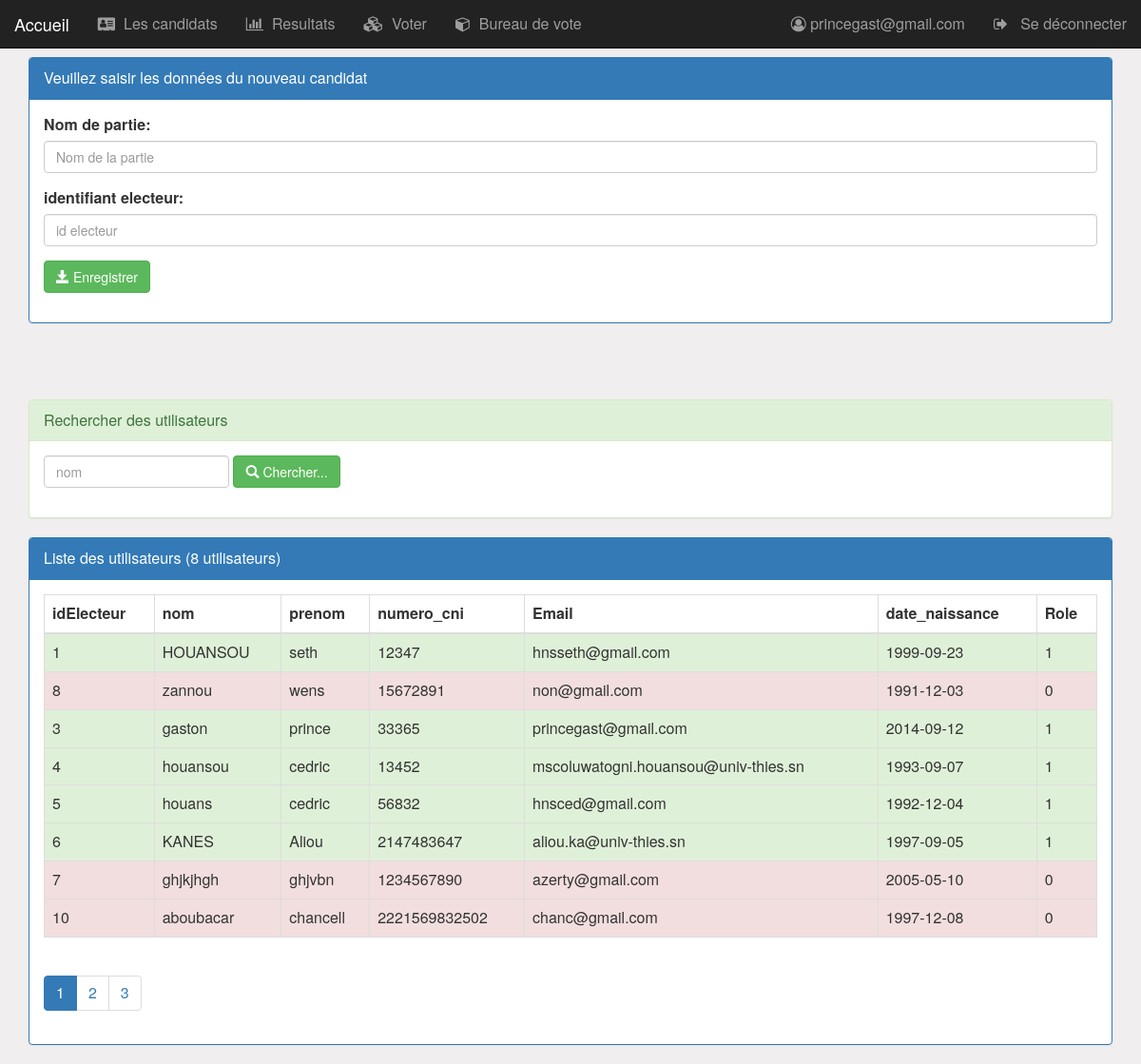
The page /pages/nouveauCandidat.php (signed in) on the database its author committed.
### tables this page shows
CREATE TABLE IF NOT EXISTS `user` (
  `idUser` int(11) NOT NULL AUTO_INCREMENT,
  `nom` varchar(20) NOT NULL,
  `prenom` varchar(20) NOT NULL,
  `naissance` date NOT NULL,
  `adresse` varchar(20) DEFAULT NULL,
  `idProfilF` int(11) DEFAULT NULL,
  `mot_de_passe` varchar(25) NOT NULL,
  `mail` varchar(40) NOT NULL,
  `etat` int(1) DEFAULT NULL,
  `a_vote` int(11) NOT NULL DEFAULT '0',
  PRIMARY KEY (`idUser`),
  KEY `idProfilF` (`idProfilF`)
);

CREATE TABLE IF NOT EXISTS `electeurs` (
  `idElecteur` int(11) NOT NULL AUTO_INCREMENT,
  `numCNI` varchar(20) NOT NULL,
  `idBureau` int(11) DEFAULT NULL,
  `idUserF` int(11) DEFAULT NULL,
  PRIMARY KEY (`idElecteur`),
  UNIQUE KEY `numCNI` (`numCNI`),
  KEY `idUser` (`idUserF`),
  KEY `idBureau` (`idBureau`)
);

### pages/nouveauCandidat.php (the view, shortened to what this page needs)
<?php
    require_once("../api/db_connect.php");
    $login=isset($_GET['login'])?$_GET['login']:"";
    $size=isset($_GET['size'])?$_GET['size']:3;
    $page=isset($_GET['page'])?$_GET['page']:1;
    $requeteUser="select * from user,electeurs where idUser=idUserF and nom like '%$login%'";
    $requeteCount="select count(*) countUser from user";
    $resultatUser=mysqli_query($conn,$requeteUser);
    $resultatCount=mysqli_query($conn,$requeteCount);
    $tabCount=$resultatCount->fetch_array();
    $nbrUser=$tabCount['countUser'];
    $reste=$nbrUser % $size;
    if($reste===0)
        $nbrPage=$nbrUser/$size;
    else
        $nbrPage=floor($nbrUser/$size)+1;
?>
<HTML>
    <head>
        <link rel="stylesheet" type="text/css" href="../css/bootstrap.css">
        <link rel="stylesheet" type="text/css" href="../css/font-awesome.min.css">
        <link rel="stylesheet" type="text/css" href="../css/monstyle.css">
    </head>
    <body>
        <?php include("menu.php"); ?>
        <div class="container">
             <div class="panel panel-primary margetop60">
                <div class="panel-heading">Veuillez saisir les données du nouveau candidat</div>
                <div class="panel-body">
                    <form method="post" action="insertCandidat.php" class="form">
                        <div class="form-group">
                             <label for="partie">Nom de partie:</label>
                            <input type="text" name="nomP"
                                   placeholder="Nom de la partie"
                                   class="form-control"/>
                        </div>
                        <div class="form-group">
                            <label for="identifiant">identifiant electeur:</label>
				            <input type="number" name="idE"
                                   placeholder="id electeur"
                                   class="form-control"/>
                        </div>
				        <button type="submit" class="btn btn-success">
                            <span class="glyphicon glyphicon-save"></span>
                            Enregistrer
                        </button>
					</form>
                </div>
            </div>
        </div>
        <div class="container">
            <div class="panel panel-success margetop60">
				<div class="panel-heading">Rechercher des utilisateurs</div>
				<div class="panel-body">
					<form method="get" action="nouveauCandidat.php" class="form-inline">
						<div class="form-group">
                            <input type="text" name="login"
                                   placeholder="nom"
                                   class="form-control"
                                   value="<?php echo $login ?>"/>
                        </div>
				        <button type="submit" class="btn btn-success">
                            <span class="glyphicon glyphicon-search"></span>
                            Chercher...
                        </button>
					</form>
				</div>
			</div>
            <div class="panel panel-primary">
                <div class="panel-heading">Liste des utilisateurs (<?php echo $nbrUser ?> utilisateurs)</div>
                <div class="panel-body">
                    <table class="table table-striped table-bordered">
                        <thead>
                            <tr>
                                <th>idElecteur</th> <th>nom</th> <th>prenom</th> <th>numero_cni</th> <th>Email</th> <th>date_naissance</th> <th>Role</th>
                            </tr>
                        </thead>
                        <tbody>
                            <?php while($user=$resultatUser->fetch_assoc()){ ?>
                                <tr class="<?php echo $user['etat']==1?'success':'danger'?>">
                                    <td><?php echo $user['idElecteur'] ?> </td>
                                    <td><?php echo $user['nom'] ?> </td>
                                    <td><?php echo $user['prenom'] ?> </td>
                                    <td><?php echo $user['numCNI'] ?> </td>
                                    <td><?php echo $user['mail'] ?> </td>
                                    <td><?php echo $user['naissance'] ?> </td>
                                    <td><?php echo $user['etat'] ?> </td>
                                </tr>
                            <?php } ?>
                        </tbody>
                    </table>
                    <div>
                        <ul class="pagination">
                            <?php for($i=1;$i<=$nbrPage;$i++){ ?>
                                <li class="<?php if($i==$page) echo 'active' ?>">
                                    <a href="utilisateur.php?page=<?php echo $i;?>&login=<?php echo $login ?>">
                                    <?php echo $i; ?>
                                    </a>
                                </li>
                            <?php } ?>
                        </ul>
                    </div>
                </div>
            </div>
        </div>
    </body>
</HTML>

### css/monstyle.css (style rules this page uses)
.margetop60 { margin-top: 60px; }
body { background-color: rgb(240, 238, 238); font-size: 16px; }

### rows shown on the page
user: electeurs.idElecteur "1", nom "HOUANSOU", prenom "seth", electeurs.numCNI "12347", mail "hnsseth@gmail.com", naissance "1999-09-23", etat "1"
user: electeurs.idElecteur "8", nom "zannou", prenom "wens", electeurs.numCNI "15672891", mail "non@gmail.com", naissance "1991-12-03", etat "0"
user: electeurs.idElecteur "3", nom "gaston", prenom "prince", electeurs.numCNI "33365", mail "princegast@gmail.com", naissance "2014-09-12", etat "1"
user: electeurs.idElecteur "4", nom "houansou", prenom "cedric", electeurs.numCNI "13452", mail "mscoluwatogni.houansou@univ-thies.sn", naissance "1993-09-07", etat "1"
user: electeurs.idElecteur "5", nom "houans", prenom "cedric", electeurs.numCNI "56832", mail "hnsced@gmail.com", naissance "1992-12-04", etat "1"
user: electeurs.idElecteur "6", nom "KANES", prenom "Aliou", electeurs.numCNI "2147483647", mail "aliou.ka@univ-thies.sn", naissance "1997-09-05", etat "1"
user: electeurs.idElecteur "7", nom "ghjkjhgh", prenom "ghjvbn", electeurs.numCNI "1234567890", mail "azerty@gmail.com", naissance "2005-05-10", etat "0"
user: electeurs.idElecteur "10", nom "aboubacar", prenom "chancell", electeurs.numCNI "2221569832502", mail "chanc@gmail.com", naissance "1997-12-08", etat "0"

### other values the page prints
$_SESSION['user']['mail'] "princegast@gmail.com"
$nbrUser "8"
